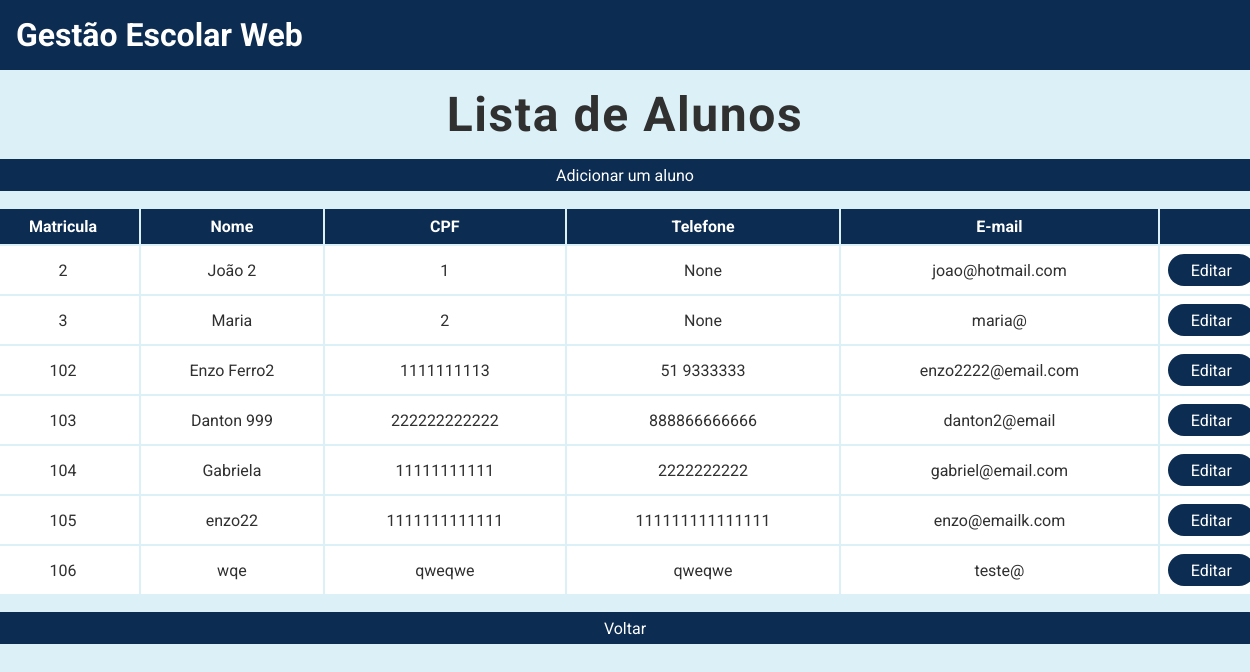
The page /listar/alunos on the database as committed earlier.
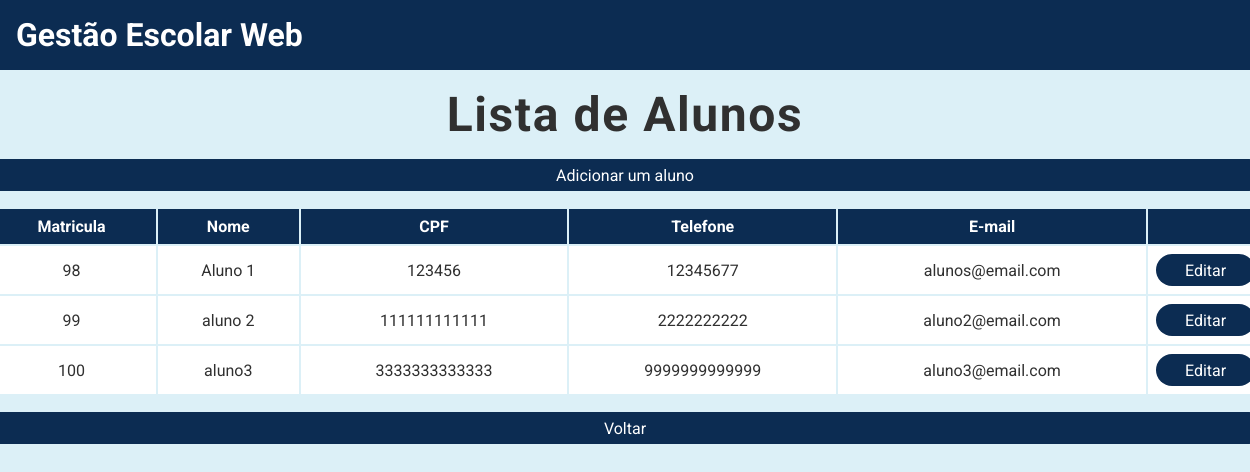
The same page on the database as committed later.
### tables this page shows
CREATE TABLE Alunos (
    matricula INTEGER PRIMARY KEY AUTOINCREMENT,
    nome VARCHAR (255) NOT NULL,
    cpf CHAR (11) NOT NULL,
    telefone CHAR (11),
    email VARCHAR (255) NOT NULL
);

### main.py (the view)
@app.route("/listar/alunos")
def listar_alunos():
    alunos = Aluno.listar()
    return render_template("listar_alunos.html", alunos=alunos)

### aluno.py (called while the page is built)
    @classmethod
    def listar(cls):
        conexao = sqlite3.connect("gestao_escolar.db")
        cursor = conexao.cursor()
        sql = f"""
            SELECT * FROM Alunos
        """
        cursor.execute(sql)
        listaAlunos = cursor.fetchall()
        conexao.close()
        return listaAlunos

### templates/listar_alunos.html
{% extends "base.html" %} {% block conteudo %}
<div class="conteudo-principal">
    <h2>Lista de Alunos</h2>
    <div class="conteudo-tabela">
        <a href="/cadastro/aluno" class="botao-primario">Adicionar um aluno</a>
        <table>
            <tr>
                <th>Matricula</th>
                <th>Nome</th>
                <th>CPF</th>
                <th>Telefone</th>
                <th>E-mail</th>
                <th></th>
            </tr>
            {% if alunos %}
                {% for aluno in alunos %}
                    <tr>
                        <td>{{ aluno[0] }}</td>
                        <td>{{ aluno[1] }}</td>
                        <td>{{ aluno[2] }}</td>
                        <td>{{ aluno[3] }}</td>
                        <td>{{ aluno[4] }}</td>
                        <td><a href="/editar/aluno/{{ aluno[0] }}" class="botao-primario">Editar</a></td>
                    </tr>
                {% endfor %}
            {% else %}
                <td colspan="6">Sem alunos cadastrados.</td>
            {% endif %}
        </table>
        <a href="/" class="botao-primario">Voltar</a>
    </div>
</div>
{% endblock %}

Rows that differ between the two databases and show on the page:
removed Alunos: matricula "2", nome "João 2", cpf "1", telefone "None", email "joao@hotmail.com"
removed Alunos: matricula "3", nome "Maria", cpf "2", telefone "None", email "maria@"
removed Alunos: matricula "102", nome "Enzo Ferro2", cpf "1111111113", telefone "51 9333333", email "enzo2222@email.com"
removed Alunos: matricula "103", nome "Danton 999", cpf "222222222222", telefone "888866666666", email "danton2@email"
removed Alunos: matricula "104", nome "Gabriela", cpf "11111111111", telefone "2222222222", email "gabriel@email.com"
removed Alunos: matricula "105", nome "enzo22", cpf "1111111111111", telefone "111111111111111", email "enzo@emailk.com"
removed Alunos: matricula "106", nome "wqe", cpf "qweqwe", telefone "qweqwe", email "teste@"
added Alunos: matricula "98", nome "Aluno 1", cpf "123456", telefone "12345677", email "alunos@email.com"
added Alunos: matricula "99", nome "aluno 2", cpf "111111111111", telefone "2222222222", email "aluno2@email.com"
added Alunos: matricula "100", nome "aluno3", cpf "3333333333333", telefone "9999999999999", email "aluno3@email.com"
